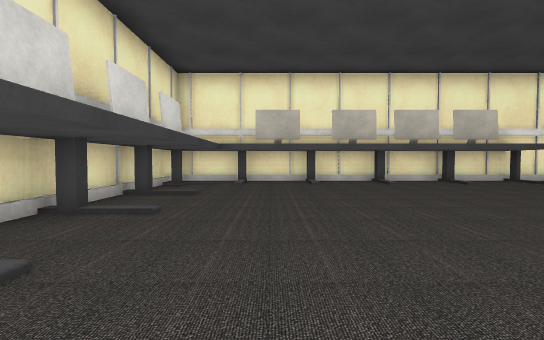
view 1 (above)

12 first-person views from a walk through a 3-D level made in the Unity game engine. The camera is 0.64 m above the floor, tilts 2° down and sees 85° across. The floor is counted in squares, 1 m on a side. Each view is taken from the middle of a square. On the plan, view 1 faces up. The plan holds only what a view shows up to about 9 squares ahead; the rest is blank. The player is left out. Some surface patterns are stand-ins.

view 2
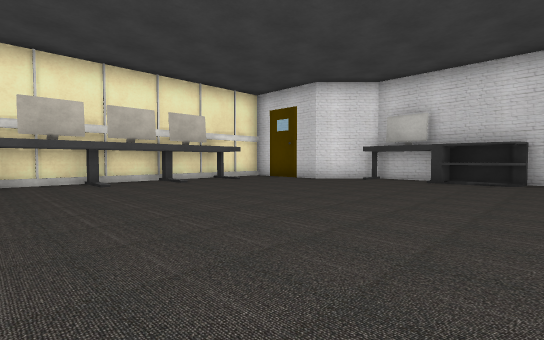

view 3
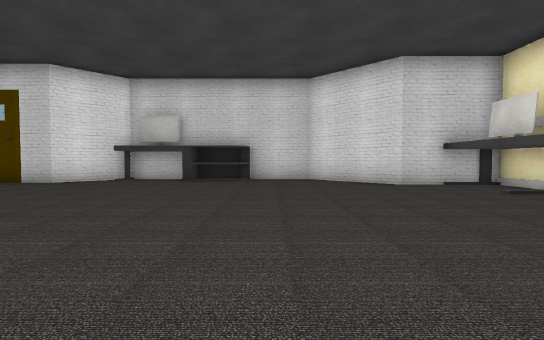

view 4
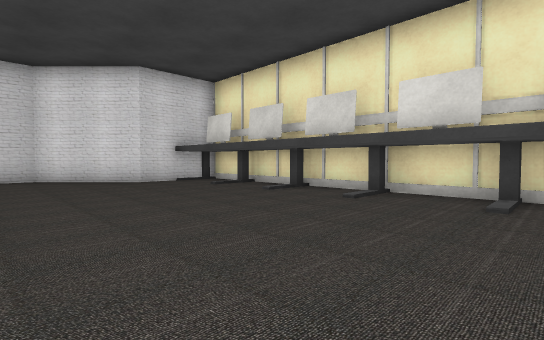

view 5
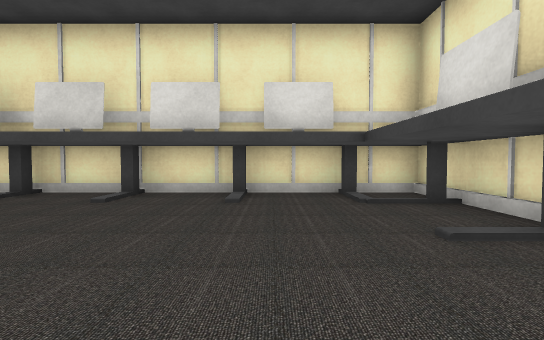

view 6
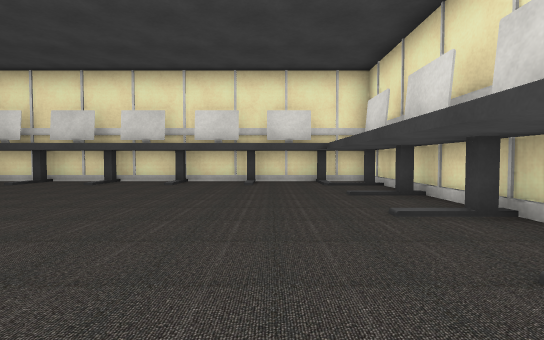

view 7
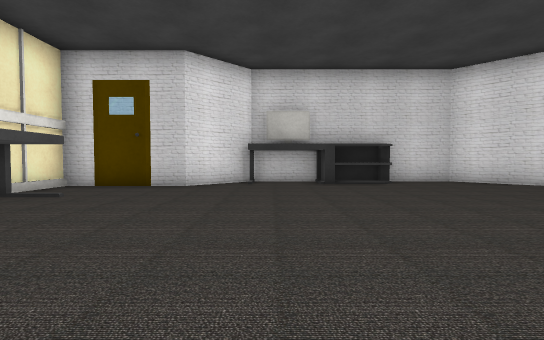

view 8
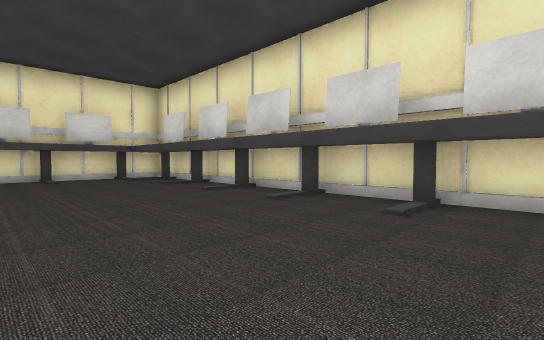

view 9
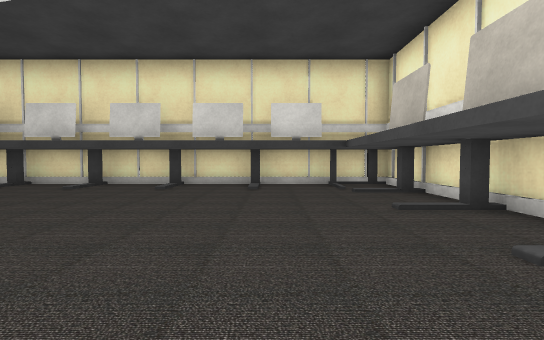

view 10
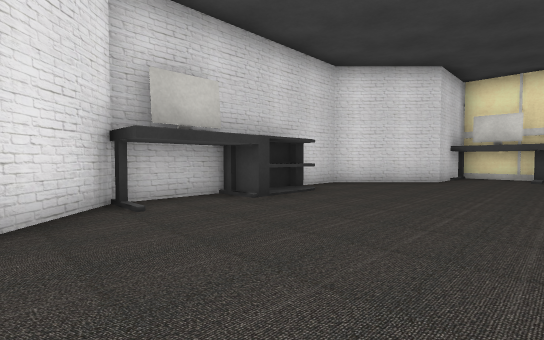

view 11
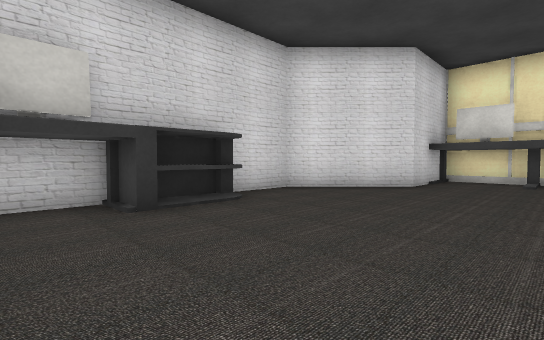

view 12
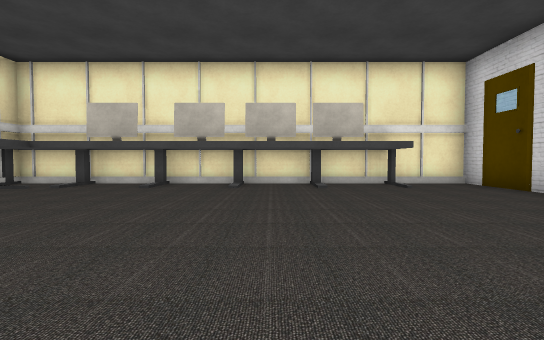

### Floor plan
Points are (right, up) in squares from view 1. A wall is a line through its corners. A room is listed if a view was taken in it or the views show most of it. See-through windows are left out.
Room 1 (views 1, 2, 3, 4, 5, 6, 7, 8, 9, 10, 11, 12)
walls: (10.7, 2.6) (10.7, 4.6) (9.2, 6.1) (9.2, 9.1) (-2.9, 9.1) (-2.9, -5.8) (8.6, -5.8) (8.6, -3.3) (10.7, -1.2) (10.7, 0.7)
objects: other object (-3, -5); other object (-2, -4); other object (-2, -2); other object (-2, 0); other object (-2, 2); other object (-2, 4); other object (-2, 6); other object (-2, 8); other object (-1, -5); other object (-1, 9); other object (1, -5); other object (1, 8); other object (1, 9); other object (3, -5); other object (3, 8); other object (3, 9); other object (5, -5); other object (5, 8); other object (5, 9); other object (7, -5); other object (7, 8) to (7, 9); other object (10, 1) to (10, 3)

Where each view was taken, in squares from view 1:
view 1: 0 up, 0 right, facing up
view 2: 0 up, 1 right, facing up-right
view 3: 0 up, 1 right, facing right
view 4: 0 up, 0 right, facing down-right
view 5: 0 up, 0 right, facing down
view 6: 3 up, 0 right, facing down
view 7: 4 up, 2 right, facing right
view 8: 5 up, 2 right, facing down-left
view 9: 6 up, 5 right, facing left
view 10: 6 up, 6 right, facing down-right
view 11: 4 up, 6 right, facing down-right
view 12: 1 up, 4 right, facing up
